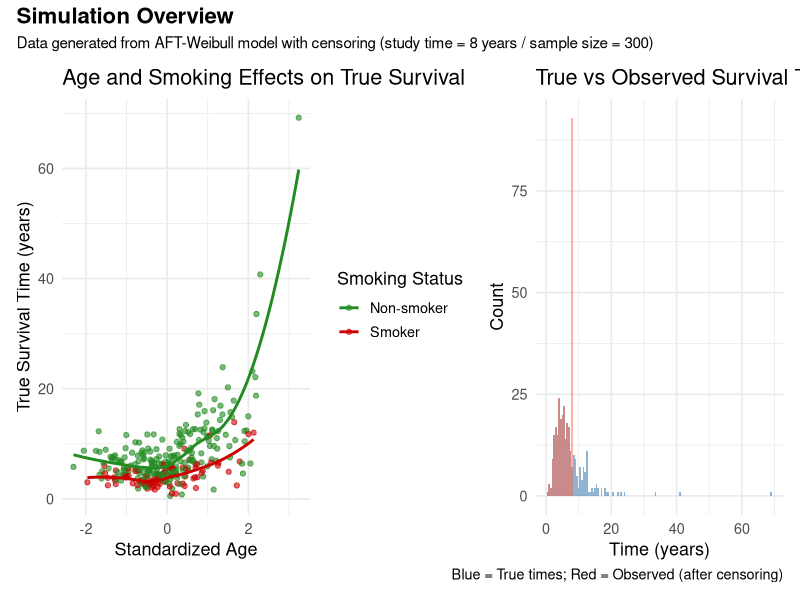
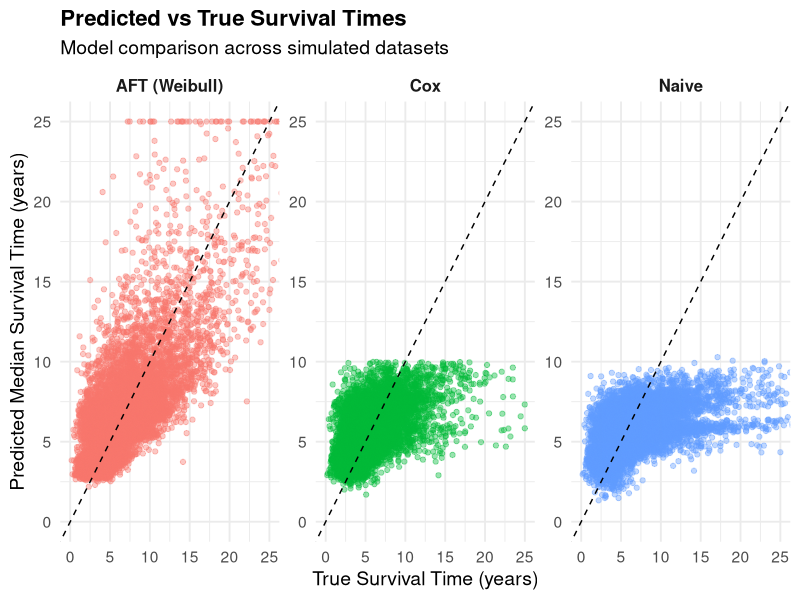
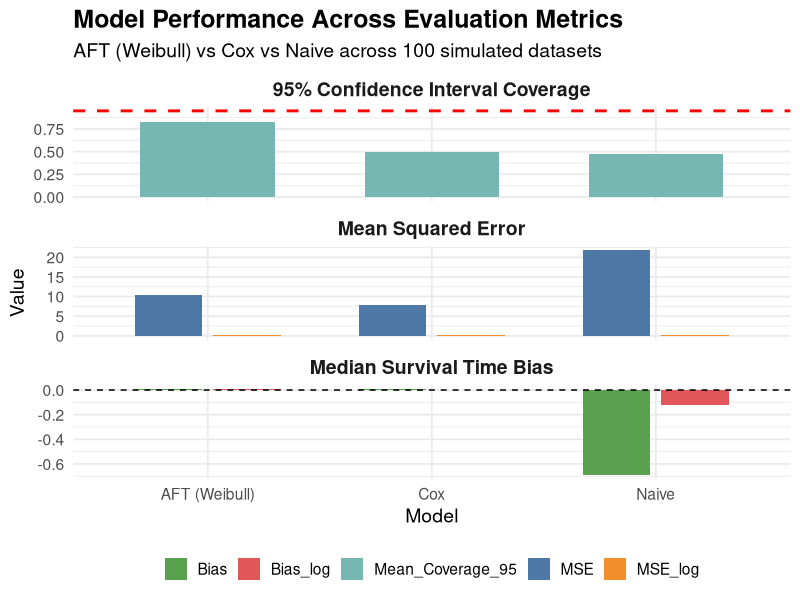

Here is the R script that generated these plots, in order:
# AFT Weibull Simulation with Multiple Sample Sizes and Censoring Schemes
# Model: T = T_0 * exp(η_AFT) where T_0 ~ Weibull(shape=α, scale=β)
# η_AFT = b_age * age_binary + b_smoker * smoker + b_sex * sex

library(dplyr)
library(tidyr)
library(survival)
library(purrr)
library(ggplot2)
library(patchwork)

### 1. Generate the data
set.seed(3456)

# Sample sizes to generate
n_points <- c(100, 300, 600)

# Censoring times (study end dates) #Chronic Non-Communicable Diseases
time1 <- 6 # years
time2 <- 8 # years  
time3 <- 10 # years
censoring_times <- c(time1, time2, time3)

# AFT Weibull parameters
alpha <- 3 # Weibull shape parameter
L_med <- 6  # Desired median lifetime for baseline group (years)
beta <- L_med / (log(2))^(1 / alpha)  # Weibull scale parameter

# AFT coefficients
b_age <- 0.25                 # Age effect
b_age2   <- 0.15 
b_smoker <- -0.6              # Smoking effect
b_sex <- 0.2                 # Sex effect

# Generate the data
gen_data <- function(n) {
    age_raw <- rnorm(n, 70, 10) #mean = 70, sd = 10
    age_std <- (age_raw - 70) / 10
    smoker  <- rbinom(n, 1, 0.3) #binary, with 30% split randomly (30% = 1 = smoker)
    sex     <- rbinom(n, 1, 0.5) #binary, with 50% split randomly
  
  # Model with parameters  
  lp <- b_age * age_std + b_age2 * (age_std^2) + b_smoker * smoker + b_sex * sex
    
  # Baseline Weibull
  T0 <- rweibull(n, shape = alpha, scale = beta)
  
  # Model with weibull baseline
  true_time <- T0 * exp(lp)
  
  # Data frame
  data.frame(
    age_std  = age_std,
    age_std2 = age_std^2,
    smoker   = smoker,
    sex      = sex,
    true_time = true_time
    )
}

# Apply censoring -> ctime = study time
apply_censoring <- function(true_time, ctime) {
  time_obs  <- pmin(true_time, ctime)
  event_obs <- as.numeric(true_time <= ctime)
  data.frame(
    time_obs = time_obs,
    event_obs = event_obs,
    censoring_rate = 1 - mean(event_obs) # mean() -> percent of event happening
  )
}

# show an example of generated data
set.seed(123)
  #example
  n <- 300
  ctime <- 8
  #from generated data
  example_df <- gen_data(n)
  censored_df <- apply_censoring(example_df$true_time, ctime)
  example_data <- cbind(example_df, censored_df)

# table for example
print(head(example_data, 10))
  
# p1: Age vs True survival time
p1 <- ggplot(example_data, aes(x = age_std, y = true_time, color = factor(smoker))) +
  geom_point(alpha = 0.6) +
  geom_smooth(method = "loess", se = FALSE) +
  scale_color_manual(values = c("forestgreen", "red3"),
                     labels = c("Non-smoker", "Smoker")) +
  labs(
    title = "Age and Smoking Effects on True Survival",
    x = "Standardized Age", y = "True Survival Time (years)",
    color = "Smoking Status"
  ) +
  theme_minimal(base_size = 13)

# p2: True vs Observed survival times
p2 <- ggplot(example_data, aes(x = true_time)) +
  geom_histogram(binwidth = 0.5, fill = "steelblue", alpha = 0.6) +
  geom_histogram(aes(x = time_obs), binwidth = 0.5, fill = "tomato", alpha = 0.5) +
  labs(
    title = "True vs Observed Survival Times",
    x = "Time (years)", y = "Count",
    caption = "Blue = True times; Red = Observed (after censoring)"
  ) +
  theme_minimal(base_size = 13)

# Simulation Overview
overview_plot <- (p1 | p2) +
  plot_annotation(
    title = "Simulation Overview",
    subtitle = "Data generated from AFT-Weibull model with censoring (study time = 8 years / sample size = 300)",
    theme = theme(plot.title = element_text(size = 16, face = "bold"))
  )

overview_plot



### 2. Run simulation
n_datasets <- 100
datasets <- list()

for (i in 1:n_datasets) {
  n     <- sample(n_points, 1)
  ctime <- sample(censoring_times, 1)
  df  <- gen_data(n)
  cen <- apply_censoring(df$true_time, ctime)
  datasets[[paste0("dataset_", i)]] <- cbind(
    df,
    cen,
    n_points = n,
    censoring_time = ctime
  )
}

cat("datasets:", length(datasets), "\n")



### 3. Model Comparison
all_preds <- list()

for (dname in names(datasets)) {
  dat <- datasets[[dname]]
  if (sum(dat$event_obs) < 5) next
  
  # Split trainning set and test set
  set.seed(123)
  idx   <- sample(1:nrow(dat), floor(0.7 * nrow(dat))) # 0.7/0.3
  train <- dat[idx, ]
  test  <- dat[-idx, ]
  
  ## AFT model (Weibull)
  aft_fit <- tryCatch(
    survreg(
      Surv(time_obs, event_obs) ~ age_std + I(age_std^2) + smoker + sex,
      data = train,
      dist = "weibull"
    ),
    error = function(e) NULL
  )
  
  aft_pred <- if (!is.null(aft_fit)) {
    predict(aft_fit, newdata = test, type = "quantile", p = 0.5)
  } else rep(NA_real_, nrow(test)) # predict the median survival time
  
  aft_pred_cap <- pmin(aft_pred, 25)  # tighter numerical cap
  
  ## Cox model
  cox_fit <- tryCatch(
    coxph(Surv(time_obs, event_obs) ~ age_std + smoker + sex, data = train),
    error = function(e) NULL
  )
  
  get_median_from_cox <- function(model, newrow) {
    bh <- basehaz(model, centered = FALSE)
    lp <- as.numeric(predict(model, newdata = newrow, type = "lp"))
    s  <- exp(-bh$hazard * exp(lp))
    idx <- which(s <= 0.5)[1]
    if (is.na(idx)) return(NA_real_)
    bh$time[idx]
  }
  
  cox_pred <- if (!is.null(cox_fit)) {
    purrr::map_dbl(1:nrow(test), ~ get_median_from_cox(cox_fit, test[.x, , drop = FALSE]))
  } else rep(NA_real_, nrow(test)) # predict the median survival time
  
  cox_pred_cap <- pmin(cox_pred, 25) # tighter numerical cap
  
  ## Naive model
  naive_fit <- lm(time_obs ~ age_std + smoker + sex, data = train)
  naive_pred <- predict(naive_fit, newdata = test)
  naive_pred_cap <- pmin(naive_pred, 25)
  
  ## all predictor
  all_preds[[dname]] <- data.frame(
    dataset_name = dname,
    true_time = test$true_time,
    aft_raw   = aft_pred_cap,
    cox_raw   = cox_pred_cap,
    naive_raw = naive_pred_cap,
    aft_log   = log(pmax(aft_pred, 1e-6)),
    cox_log   = log(pmax(cox_pred, 1e-6)),
    naive_log = log(pmax(naive_pred, 1e-6)),
    true_log  = log(test$true_time)
  )
}

# show predictors
res_df <- bind_rows(all_preds, .id = "dataset_name")

res_long_raw <- res_df %>%
  select(dataset_name, true_time, aft_raw, cox_raw, naive_raw) %>%
  pivot_longer(cols = starts_with(c("aft", "cox", "naive")),
               names_to = "model", values_to = "pred_time") %>%
  mutate(model = factor(model,
                        levels = c("aft_raw", "cox_raw", "naive_raw"),
                        labels = c("AFT (Weibull)", "Cox", "Naive")))

# Predicted vs True Scatterplot
ggplot(res_long_raw, aes(x = true_time, y = pred_time, color = model)) +
  geom_point(alpha = 0.4, size = 1.5) +
  geom_abline(slope = 1, intercept = 0, linetype = "dashed", color = "black") +
  facet_wrap(~model, scales = "free", nrow = 1) +
  labs(
    title = "Predicted vs True Survival Times",
    subtitle = "Model comparison across simulated datasets",
    x = "True Survival Time (years)",
    y = "Predicted Median Survival Time (years)",
    color = "Model"
  ) +
  theme_minimal(base_size = 14) +
  theme(
    legend.position = "none",
    strip.text = element_text(size = 12, face = "bold"),
    plot.title = element_text(face = "bold", size = 16)
  ) +
  coord_cartesian(xlim = c(0, 25), ylim = c(0, 25))


### 4. Evaluation
res <- bind_rows(all_preds)

## small helper: winsorize to ignore 1% extreme values
winsorize_vec <- function(x, lower_p = 0.01, upper_p = 0.99) {
  q <- quantile(x, probs = c(lower_p, upper_p), na.rm = TRUE)
  x[x < q[1]] <- q[1]
  x[x > q[2]] <- q[2]
  x
}

## raw-scale MSE
res_long_raw <- res %>%
  pivot_longer(cols = c(aft_raw, cox_raw, naive_raw),
               names_to = "model", values_to = "pred")

raw_summary <- res_long_raw %>%
  group_by(dataset_name, model) %>%
  summarise(
    mse = mean( (winsorize_vec(pred) - winsorize_vec(true_time))^2, na.rm = TRUE ),
    med_diff = median(pred - true_time, na.rm = TRUE),
    .groups = "drop"
  )

overall_raw <- raw_summary %>%
  group_by(model) %>%
  summarise(
    Mean_MSE = mean(mse, na.rm = TRUE),
    Mean_MedDiff = mean(med_diff, na.rm = TRUE)
  )

# row mse table
cat("==== RAW-SCALE METRICS ====\n")
print(overall_raw)

## log-scale MSE
res_long_log <- res %>%
  pivot_longer(cols = c(aft_log, cox_log, naive_log),
               names_to = "model", values_to = "pred_log")

log_summary <- res_long_log %>%
  group_by(dataset_name, model) %>%
  summarise(
    mse_log = mean((pred_log - true_log)^2, na.rm = TRUE),
    med_diff_log = median(pred_log - true_log, na.rm = TRUE),
    .groups = "drop"
  )

overall_log <- log_summary %>%
  group_by(model) %>%
  summarise(
    Mean_MSE_log = mean(mse_log, na.rm = TRUE),
    Mean_MedDiff_log = mean(med_diff_log, na.rm = TRUE)
  )

# log mse table
cat("==== LOG-SCALE METRICS ====\n")
print(overall_log)

## CI Coverage (95%) calculation
## =========================================================
calc_coverage <- function(pred, true) {
  ci_low <- quantile(pred, 0.025, na.rm = TRUE)
  ci_high <- quantile(pred, 0.975, na.rm = TRUE)
  as.numeric(true >= ci_low & true <= ci_high)
}

coverage_summary <- res_long_raw %>%
  group_by(dataset_name, model) %>%
  summarise(
    coverage_95 = calc_coverage(pred, true_time),
    .groups = "drop"
  )

overall_coverage <- coverage_summary %>%
  group_by(model) %>%
  summarise(
    Mean_Coverage_95 = mean(coverage_95, na.rm = TRUE)
  )

cat("==== 95% CI COVERAGE ====\n")
print(overall_coverage)

### 5. Visualization of Model Performance (Automated Table + Visualization)

#unify model names across summaries
overall_raw$model <- recode(overall_raw$model,
                            "aft_raw" = "AFT (Weibull)",
                            "cox_raw" = "Cox",
                            "naive_raw" = "Naive")

overall_log$model <- recode(overall_log$model,
                            "aft_log" = "AFT (Weibull)",
                            "cox_log" = "Cox",
                            "naive_log" = "Naive")

overall_coverage$model <- recode(overall_coverage$model,
                                 "aft_raw" = "AFT (Weibull)",
                                 "cox_raw" = "Cox",
                                 "naive_raw" = "Naive")

#combine all into one summary table automatically
measure_summary <- overall_raw %>%
  rename(MSE = Mean_MSE, Bias = Mean_MedDiff) %>%
  left_join(overall_log %>% rename(MSE_log = Mean_MSE_log,
                                   Bias_log = Mean_MedDiff_log),
            by = "model") %>%
  left_join(overall_coverage, by = "model")

#print the table for report
cat("\n==== Combined Model Performance Table ====\n")
print(measure_summary)

#reshape to long format for plotting
measure_long <- measure_summary %>%
  pivot_longer(cols = -model, names_to = "Metric", values_to = "Value") %>%
  mutate(
    Metric_Group = case_when(
      grepl("MSE", Metric) ~ "Mean Squared Error",
      grepl("Bias", Metric) ~ "Median Survival Time Bias",
      grepl("Coverage", Metric) ~ "95% Confidence Interval Coverage"
    )
  )

#color scheme
metric_colors <- c(
  "MSE" = "#4E79A7", "MSE_log" = "#F28E2B",
  "Bias" = "#59A14F", "Bias_log" = "#E15759",
  "Mean_Coverage_95" = "#76B7B2"
)

#visualization
final_plot <- ggplot(measure_long, aes(x = model, y = Value, fill = Metric)) +
  geom_bar(stat = "identity", position = position_dodge(width = 0.7), width = 0.6) +
  facet_wrap(~Metric_Group, scales = "free_y", ncol = 1, strip.position = "top") +
  geom_hline(
    data = subset(measure_long, Metric_Group == "95% Confidence Interval Coverage"),
    aes(yintercept = 0.95),
    color = "red", linetype = "dashed", linewidth = 1
  ) +
  geom_hline(
    data = subset(measure_long, Metric_Group == "Median Survival Time Bias"),
    aes(yintercept = 0),
    color = "black", linetype = "dashed"
  ) +
  scale_fill_manual(values = metric_colors) +
  labs(
    title = "Model Performance Across Evaluation Metrics",
    subtitle = "AFT (Weibull) vs Cox vs Naive across 100 simulated datasets",
    x = "Model", y = "Value", fill = "Metric"
  ) +
  theme_minimal(base_size = 14) +
  theme(
    plot.title = element_text(size = 18, face = "bold"),
    strip.text = element_text(size = 14, face = "bold"),
    legend.position = "bottom",
    legend.title = element_blank()
  )

#show combined plot
final_plot
